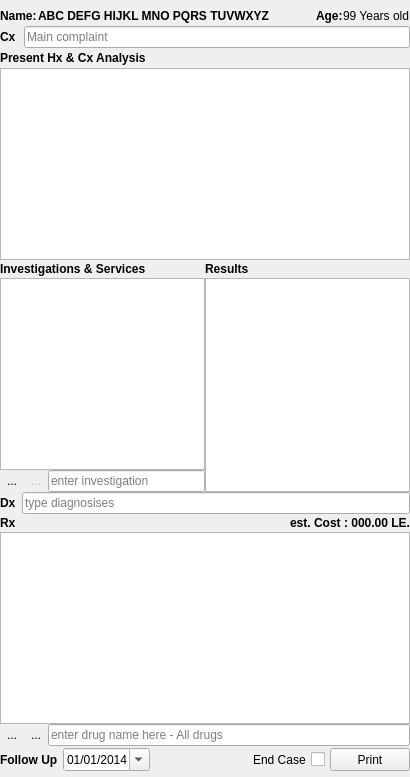
       <widget class="QFrame" name="frame">
        <property name="sizePolicy">
         <sizepolicy hsizetype="Fixed" vsizetype="Preferred">
          <horstretch>0</horstretch>
          <verstretch>0</verstretch>
         </sizepolicy>
        </property>
        <property name="minimumSize">
         <size>
          <width>410</width>
          <height>0</height>
         </size>
        </property>
        <property name="maximumSize">
         <size>
          <width>410</width>
          <height>16777215</height>
         </size>
        </property>
        <layout class="QGridLayout" name="gridLayout_5">
         <property name="leftMargin">
          <number>0</number>
         </property>
         <property name="topMargin">
          <number>6</number>
         </property>
         <property name="rightMargin">
          <number>0</number>
         </property>
         <property name="bottomMargin">
          <number>6</number>
         </property>
         <property name="spacing">
          <number>0</number>
         </property>
         <item row="0" column="0">
          <layout class="QHBoxLayout" name="horizontalLayout_3">
           <item>
            <widget class="QLabel" name="pNameLabel">
             <property name="font">
              <font>
               <weight>75</weight>
               <bold>true</bold>
              </font>
             </property>
             <property name="text">
              <string>Name:</string>
             </property>
            </widget>
           </item>
           <item>
            <widget class="QLabel" name="patientName">
             <property name="sizePolicy">
              <sizepolicy hsizetype="Preferred" vsizetype="Preferred">
               <horstretch>0</horstretch>
               <verstretch>0</verstretch>
              </sizepolicy>
             </property>
             <property name="font">
              <font>
               <weight>75</weight>
               <bold>true</bold>
              </font>
             </property>
             <property name="layoutDirection">
              <enum>Qt::LeftToRight</enum>
             </property>
             <property name="styleSheet">
              <string notr="true"/>
             </property>
             <property name="text">
              <string>ABC DEFG HIJKL MNO PQRS TUVWXYZ</string>
             </property>
             <property name="textFormat">
              <enum>Qt::RichText</enum>
             </property>
             <property name="scaledContents">
              <bool>true</bool>
             </property>
             <property name="alignment">
              <set>Qt::AlignLeading|Qt::AlignLeft|Qt::AlignVCenter</set>
             </property>
             <property name="margin">
              <number>2</number>
             </property>
             <property name="indent">
              <number>1</number>
             </property>
            </widget>
           </item>
           <item>
            <spacer name="horizontalSpacer_5">
             <property name="orientation">
              <enum>Qt::Horizontal</enum>
             </property>
             <property name="sizeHint" stdset="0">
              <size>
               <width>40</width>
               <height>20</height>
              </size>
             </property>
            </spacer>
           </item>
           <item>
            <widget class="QLabel" name="pAgeLabel">
             <property name="font">
              <font>
               <weight>75</weight>
               <bold>true</bold>
              </font>
             </property>
             <property name="text">
              <string>Age:</string>
             </property>
            </widget>
           </item>
           <item>
            <widget class="QLabel" name="patientAge">
             <property name="text">
              <string>99 Years old</string>
             </property>
            </widget>
           </item>
          </layout>
         </item>
         <item row="1" column="0">
          <layout class="QVBoxLayout" name="verticalLayout">
           <property name="spacing">
            <number>3</number>
           </property>
           <item>
            <layout class="QHBoxLayout" name="horizontalLayout_2">
             <property name="spacing">
              <number>8</number>
             </property>
             <item>
              <widget class="QLabel" name="labelPresentation">
               <property name="font">
                <font>
                 <weight>75</weight>
                 <bold>true</bold>
                </font>
               </property>
               <property name="text">
                <string>&lt;html&gt;&lt;head/&gt;&lt;body&gt;&lt;p&gt;Cx&lt;/p&gt;&lt;/body&gt;&lt;/html&gt;</string>
               </property>
              </widget>
             </item>
             <item>
              <widget class="genericLineEdit" name="presentation">
               <property name="placeholderText">
                <string>Main complaint</string>
               </property>
               <property name="clearButtonEnabled">
                <bool>true</bool>
               </property>
              </widget>
             </item>
            </layout>
           </item>
           <item>
            <widget class="QLabel" name="labelPresenationAnalysis">
             <property name="font">
              <font>
               <weight>75</weight>
               <bold>true</bold>
              </font>
             </property>
             <property name="text">
              <string>&lt;html&gt;&lt;head/&gt;&lt;body&gt;&lt;p&gt;Present Hx &amp;amp; Cx Analysis&lt;/p&gt;&lt;/body&gt;&lt;/html&gt;</string>
             </property>
            </widget>
           </item>
           <item>
            <widget class="TextEdit" name="presentationAnalysis">
             <property name="sizePolicy">
              <sizepolicy hsizetype="Preferred" vsizetype="Preferred">
               <horstretch>0</horstretch>
               <verstretch>0</verstretch>
              </sizepolicy>
             </property>
             <property name="tabChangesFocus">
              <bool>true</bool>
             </property>
            </widget>
           </item>
          </layout>
         </item>
         <item row="2" column="0">
          <layout class="QGridLayout" name="gridLayout">
           <item row="0" column="0" colspan="2">
            <layout class="QHBoxLayout" name="horizontalLayout_7">
             <property name="topMargin">
              <number>2</number>
             </property>
             <property name="bottomMargin">
              <number>2</number>
             </property>
             <item>
              <widget class="QLabel" name="label">
               <property name="font">
                <font>
                 <weight>75</weight>
                 <bold>true</bold>
                </font>
               </property>
               <property name="text">
                <string>&lt;html&gt;&lt;head/&gt;&lt;body&gt;&lt;p&gt;Investigations &amp;amp; Services&lt;/p&gt;&lt;/body&gt;&lt;/html&gt;</string>
               </property>
              </widget>
             </item>
             <item>
              <widget class="QLabel" name="labelInvestResult">
               <property name="font">
                <font>
                 <weight>75</weight>
                 <bold>true</bold>
                </font>
               </property>
               <property name="text">
                <string>&lt;html&gt;&lt;head/&gt;&lt;body&gt;&lt;p&gt;Results&lt;/p&gt;&lt;/body&gt;&lt;/html&gt;</string>
               </property>
              </widget>
             </item>
            </layout>
           </item>
           <item row="1" column="0">
            <widget class="investTable" name="InvestigationsTable">
             <property name="sizePolicy">
              <sizepolicy hsizetype="Preferred" vsizetype="Preferred">
               <horstretch>0</horstretch>
               <verstretch>0</verstretch>
              </sizepolicy>
             </property>
             <property name="alternatingRowColors">
              <bool>false</bool>
             </property>
             <property name="selectionBehavior">
              <enum>QAbstractItemView::SelectItems</enum>
             </property>
             <property name="showGrid">
              <bool>false</bool>
             </property>
             <property name="gridStyle">
              <enum>Qt::SolidLine</enum>
             </property>
             <property name="wordWrap">
              <bool>false</bool>
             </property>
             <property name="cornerButtonEnabled">
              <bool>false</bool>
             </property>
             <attribute name="horizontalHeaderVisible">
              <bool>false</bool>
             </attribute>
             <attribute name="horizontalHeaderMinimumSectionSize">
              <number>20</number>
             </attribute>
             <attribute name="horizontalHeaderHighlightSections">
              <bool>false</bool>
             </attribute>
             <attribute name="verticalHeaderVisible">
              <bool>false</bool>
             </attribute>
             <attribute name="verticalHeaderMinimumSectionSize">
              <number>20</number>
             </attribute>
             <attribute name="verticalHeaderDefaultSectionSize">
              <number>20</number>
             </attribute>
             <attribute name="verticalHeaderHighlightSections">
              <bool>true</bool>
             </attribute>
            </widget>
           </item>
           <item row="1" column="1" rowspan="2">
            <widget class="TextEdit" name="investigationsResults">
             <property name="sizePolicy">
              <sizepolicy hsizetype="Preferred" vsizetype="Preferred">
               <horstretch>0</horstretch>
               <verstretch>0</verstretch>
              </sizepolicy>
             </property>
             <property name="tabChangesFocus">
              <bool>true</bool>
             </property>
            </widget>
           </item>
           <item row="2" column="0">
            <layout class="QHBoxLayout" name="horizontalLayout_6">
             <item>
              <widget class="QToolButton" name="buttonAddInvestigations">
               <property name="text">
                <string>...</string>
               </property>
               <property name="icon">
                <iconset resource="resources.qrc">
                 <normaloff>:/Graphics/add</normaloff>:/Graphics/add</iconset>
               </property>
               <property name="autoRaise">
                <bool>true</bool>
               </property>
              </widget>
             </item>
             <item>
              <widget class="QToolButton" name="buttonRemoveInvestigations">
               <property name="enabled">
                <bool>false</bool>
               </property>
               <property name="text">
                <string>...</string>
               </property>
               <property name="icon">
                <iconset resource="resources.qrc">
                 <normaloff>:/Graphics/minus</normaloff>:/Graphics/minus</iconset>
               </property>
               <property name="autoRaise">
                <bool>true</bool>
               </property>
              </widget>
             </item>
             <item>
              <widget class="genericLineEdit" name="investigationsLine">
               <property name="sizePolicy">
                <sizepolicy hsizetype="Preferred" vsizetype="Preferred">
                 <horstretch>0</horstretch>
                 <verstretch>0</verstretch>
                </sizepolicy>
               </property>
               <property name="placeholderText">
                <string>enter investigation</string>
               </property>
               <property name="clearButtonEnabled">
                <bool>true</bool>
               </property>
              </widget>
             </item>
            </layout>
           </item>
          </layout>
         </item>
         <item row="3" column="0">
          <layout class="QHBoxLayout" name="horizontalLayout_11">
           <property name="spacing">
            <number>6</number>
           </property>
           <property name="topMargin">
            <number>0</number>
           </property>
           <item>
            <widget class="QLabel" name="labelDx">
             <property name="font">
              <font>
               <weight>75</weight>
               <bold>true</bold>
              </font>
             </property>
             <property name="text">
              <string>Dx</string>
             </property>
            </widget>
           </item>
           <item>
            <widget class="genericLineEdit" name="Diagnosis">
             <property name="placeholderText">
              <string>type diagnosises</string>
             </property>
             <property name="clearButtonEnabled">
              <bool>true</bool>
             </property>
            </widget>
           </item>
          </layout>
         </item>
         <item row="4" column="0">
          <layout class="QVBoxLayout" name="verticalLayout_2">
           <property name="spacing">
            <number>0</number>
           </property>
           <item>
            <layout class="QHBoxLayout" name="horizontalLayout_5">
             <property name="topMargin">
              <number>2</number>
             </property>
             <property name="bottomMargin">
              <number>2</number>
             </property>
             <item>
              <widget class="QLabel" name="labelTreatment">
               <property name="font">
                <font>
                 <weight>75</weight>
                 <bold>true</bold>
                </font>
               </property>
               <property name="text">
                <string>Rx</string>
               </property>
              </widget>
             </item>
             <item>
              <widget class="QLabel" name="rxCost">
               <property name="font">
                <font>
                 <weight>75</weight>
                 <bold>true</bold>
                </font>
               </property>
               <property name="text">
                <string>est. Cost : 000.00 LE.</string>
               </property>
               <property name="alignment">
                <set>Qt::AlignRight|Qt::AlignTrailing|Qt::AlignVCenter</set>
               </property>
              </widget>
             </item>
            </layout>
           </item>
           <item>
            <widget class="drugsTable" name="vDrugsTable">
             <property name="selectionBehavior">
              <enum>QAbstractItemView::SelectRows</enum>
             </property>
             <property name="showGrid">
              <bool>false</bool>
             </property>
             <property name="wordWrap">
              <bool>false</bool>
             </property>
             <property name="cornerButtonEnabled">
              <bool>false</bool>
             </property>
             <attribute name="horizontalHeaderVisible">
              <bool>false</bool>
             </attribute>
             <attribute name="horizontalHeaderMinimumSectionSize">
              <number>20</number>
             </attribute>
             <attribute name="horizontalHeaderHighlightSections">
              <bool>false</bool>
             </attribute>
             <attribute name="verticalHeaderVisible">
              <bool>false</bool>
             </attribute>
             <attribute name="verticalHeaderMinimumSectionSize">
              <number>20</number>
             </attribute>
             <attribute name="verticalHeaderDefaultSectionSize">
              <number>20</number>
             </attribute>
             <attribute name="verticalHeaderHighlightSections">
              <bool>false</bool>
             </attribute>
            </widget>
           </item>
           <item>
            <layout class="QHBoxLayout" name="horizontalLayout">
             <item>
              <widget class="QToolButton" name="buttonAddDrug">
               <property name="text">
                <string>...</string>
               </property>
               <property name="icon">
                <iconset resource="resources.qrc">
                 <normaloff>:/Graphics/add</normaloff>:/Graphics/add</iconset>
               </property>
               <property name="autoRaise">
                <bool>true</bool>
               </property>
              </widget>
             </item>
             <item>
              <widget class="QToolButton" name="buttonRemoveDrug">
               <property name="text">
                <string>...</string>
               </property>
               <property name="icon">
                <iconset resource="resources.qrc">
                 <normaloff>:/Graphics/minus</normaloff>:/Graphics/minus</iconset>
               </property>
               <property name="autoRaise">
                <bool>true</bool>
               </property>
              </widget>
             </item>
             <item>
              <widget class="drugsLine" name="drugLine">
               <property name="placeholderText">
                <string>enter drug name here - All drugs</string>
               </property>
               <property name="clearButtonEnabled">
                <bool>true</bool>
               </property>
              </widget>
             </item>
            </layout>
           </item>
          </layout>
         </item>
         <item row="5" column="0">
          <layout class="QHBoxLayout" name="horizontalLayout_4">
           <property name="spacing">
            <number>5</number>
           </property>
           <property name="topMargin">
            <number>2</number>
           </property>
           <item>
            <widget class="QLabel" name="labelFollowUP">
             <property name="sizePolicy">
              <sizepolicy hsizetype="Fixed" vsizetype="Preferred">
               <horstretch>0</horstretch>
               <verstretch>0</verstretch>
              </sizepolicy>
             </property>
             <property name="font">
              <font>
               <weight>75</weight>
               <bold>true</bold>
              </font>
             </property>
             <property name="text">
              <string>Follow Up</string>
             </property>
            </widget>
           </item>
           <item>
            <widget class="QDateEdit" name="dateFollowUp">
             <property name="locale">
              <locale language="English" country="UnitedStates"/>
             </property>
             <property name="readOnly">
              <bool>false</bool>
             </property>
             <property name="buttonSymbols">
              <enum>QAbstractSpinBox::UpDownArrows</enum>
             </property>
             <property name="dateTime">
              <datetime>
               <hour>0</hour>
               <minute>0</minute>
               <second>0</second>
               <year>2014</year>
               <month>1</month>
               <day>1</day>
              </datetime>
             </property>
             <property name="displayFormat">
              <string>dd/MM/yyyy</string>
             </property>
             <property name="calendarPopup">
              <bool>true</bool>
             </property>
            </widget>
           </item>
           <item>
            <spacer name="horizontalSpacer_7">
             <property name="orientation">
              <enum>Qt::Horizontal</enum>
             </property>
             <property name="sizeHint" stdset="0">
              <size>
               <width>40</width>
               <height>20</height>
              </size>
             </property>
            </spacer>
           </item>
           <item>
            <widget class="QLabel" name="label_4">
             <property name="text">
              <string>End Case</string>
             </property>
            </widget>
           </item>
           <item>
            <widget class="visitBoxSwitch" name="CheckButtonCaseClose">
             <property name="sizePolicy">
              <sizepolicy hsizetype="Fixed" vsizetype="Fixed">
               <horstretch>0</horstretch>
               <verstretch>0</verstretch>
              </sizepolicy>
             </property>
             <property name="font">
              <font>
               <weight>75</weight>
               <bold>true</bold>
              </font>
             </property>
             <property name="toolTip">
              <string>&lt;html&gt;&lt;head/&gt;&lt;body&gt;&lt;p&gt;End case, It's used when you want to state that there is no more follow ups is needed for this case complaint so then next visit is a new visit and no agenda entry will be saved for this visit.&lt;/p&gt;&lt;/body&gt;&lt;/html&gt;</string>
             </property>
             <property name="styleSheet">
              <string notr="true"/>
             </property>
             <property name="text">
              <string/>
             </property>
             <property name="shortcut">
              <string>Ctrl+E</string>
             </property>
            </widget>
           </item>
           <item>
            <widget class="vPrintButton" name="fastPrint">
             <property name="enabled">
              <bool>true</bool>
             </property>
             <property name="sizePolicy">
              <sizepolicy hsizetype="Preferred" vsizetype="Preferred">
               <horstretch>0</horstretch>
               <verstretch>0</verstretch>
              </sizepolicy>
             </property>
             <property name="toolTip">
              <string>Left Click (CTRL+P): Shows print dialog.
Right Click (CTRL+I): Shows print preview dialog.
Middle Click (CTRL+O) : Prints immediately.</string>
             </property>
             <property name="text">
              <string>Print</string>
             </property>
             <property name="icon">
              <iconset resource="resources.qrc">
               <normaloff>:/Graphics/print</normaloff>:/Graphics/print</iconset>
             </property>
            </widget>
           </item>
          </layout>
         </item>
        </layout>
       </widget>
